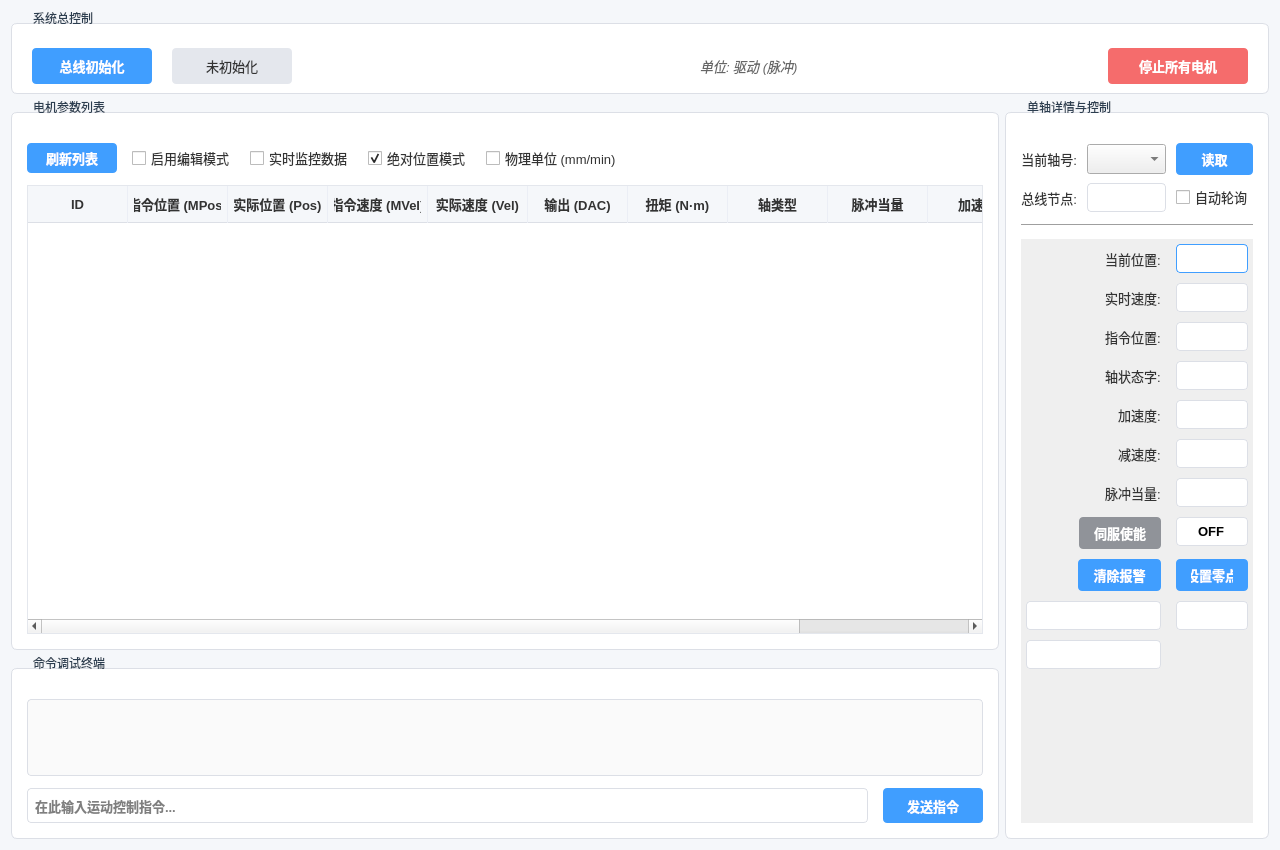
<?xml version="1.0" encoding="UTF-8"?>
<ui version="4.0">
 <class>ControlPage</class>
 <widget class="QWidget" name="ControlPage">
  <property name="geometry">
   <rect>
    <x>0</x>
    <y>0</y>
    <width>1280</width>
    <height>850</height>
   </rect>
  </property>
  <property name="windowTitle">
   <string>运动控制中心</string>
  </property>
  <property name="styleSheet">
   <string notr="true">/* --- 全局字体与背景 --- */
QWidget#ControlPage {
    background-color: #f5f7fa; /* 柔和的工业灰背景 */
    font-family: &quot;Microsoft YaHei&quot;, &quot;Segoe UI&quot;, sans-serif;
    color: #333333;
}

/* --- 卡片容器 (GroupBox) --- */
QGroupBox {
    background-color: #ffffff;
    border: 1px solid #dcdfe6;
    border-radius: 6px;
    margin-top: 12px; /* 标题预留空间 */
    padding-top: 15px;
}

/* 分组标题：统一字号，清晰醒目 */
QGroupBox::title {
    subcontrol-origin: margin;
    subcontrol-position: top left;
    left: 15px;
    padding: 0 5px;
    font-size: 15px;
    font-weight: bold;
    color: #2c3e50; /* 深色标题，比正文略重 */
    background-color: transparent;
}

/* --- 按钮样式 --- */
QPushButton {
    border: none;
    border-radius: 4px;
    padding: 6px 15px;
    background-color: #409eff; /* 工业蓝 */
    color: #ffffff;            /* 按钮文字白色 */
    font-weight: bold;
    font-size: 13px;
}
QPushButton:hover {
    background-color: #66b1ff;
}
QPushButton:pressed {
    background-color: #3a8ee6;
}
QPushButton:disabled {
    background-color: #f0f2f5;
    color: #c0c4cc;
}

/* 红色警告按钮 */
QPushButton#btn_stop_all_motors {
    background-color: #f56c6c;
}
QPushButton#btn_stop_all_motors:hover {
    background-color: #f78989;
}

/* 使能按钮 (状态切换) */
QPushButton#btn_enable {
    background-color: #909399;
}
QPushButton#btn_enable:checked {
    background-color: #67c23a;
}

/* --- 标签 (Label) --- */
/* 统一深灰色，层级略低于数值 */
QLabel {
    color: #333333; 
    font-size: 13px;
    font-weight: normal;
}

/* --- 输入框/数据显示 (LineEdit) --- */
QLineEdit {
    border: 1px solid #dcdfe6;
    border-radius: 4px;
    padding: 5px;
    background-color: #ffffff;
    font-size: 13px;
    color: #000000; /* 输入文字纯黑，醒目 */
    font-weight: bold;
}
QLineEdit:focus {
    border: 1px solid #409eff;
}

/* 只读状态：浅灰底，纯黑字，显示更清晰 */
QLineEdit[readOnly=&quot;true&quot;] {
    background-color: #f2f4f7; 
    color: #000000;
    border: 1px solid #e4e7ed;
}

/* --- 表格 (TableWidget) --- */
QTableWidget {
    background-color: #ffffff;
    border: 1px solid #e4e7ed;
    gridline-color: #ebeef5;
    color: #000000;
    font-size: 13px;
}
QTableWidget::item {
    padding: 5px;
}
/* 表头 */
QHeaderView::section {
    background-color: #f5f7fa;
    padding: 6px;
    border: none;
    border-bottom: 1px solid #dcdfe6;
    border-right: 1px solid #ebeef5;
    color: #333333;
    font-weight: bold;
    font-size: 13px;
}
/* 选中行 */
QTableWidget::item:selected {
    background-color: #ecf5ff;
    color: #000000;
}

/* --- 文本浏览器 (Command Window) --- */
QTextBrowser {
    background-color: #fafafa;
    border: 1px solid #dcdfe6;
    border-radius: 4px;
    color: #000000;
    font-family: &quot;Consolas&quot;, monospace;
    font-size: 12px;
}

/* --- 复选框与下拉框 --- */
QCheckBox, QComboBox {
    color: #333333;
    font-size: 13px;
}</string>
  </property>
  <layout class="QGridLayout" name="gridLayout">
   <item row="0" column="0">
    <widget class="QGroupBox" name="group_control">
     <property name="title">
      <string>系统总控制</string>
     </property>
     <layout class="QHBoxLayout" name="horizontalLayout_control">
      <property name="spacing">
       <number>20</number>
      </property>
      <property name="leftMargin">
       <number>20</number>
      </property>
      <property name="rightMargin">
       <number>20</number>
      </property>
      <item>
       <widget class="QPushButton" name="btn_bus_init">
        <property name="minimumSize">
         <size>
          <width>120</width>
          <height>36</height>
         </size>
        </property>
        <property name="cursor">
         <cursorShape>PointingHandCursor</cursorShape>
        </property>
        <property name="text">
         <string>总线初始化</string>
        </property>
       </widget>
      </item>
      <item>
       <widget class="QLabel" name="le_bus_init_status">
        <property name="minimumSize">
         <size>
          <width>120</width>
          <height>30</height>
         </size>
        </property>
        <property name="styleSheet">
         <string>background-color: #e4e7ed; border-radius: 4px; padding: 0 10px;</string>
        </property>
        <property name="text">
         <string>未初始化</string>
        </property>
        <property name="alignment">
         <set>Qt::AlignCenter</set>
        </property>
       </widget>
      </item>
      <item>
       <spacer name="horizontalSpacer">
        <property name="orientation">
         <enum>Qt::Horizontal</enum>
        </property>
        <property name="sizeHint" stdset="0">
         <size>
          <width>40</width>
          <height>20</height>
         </size>
        </property>
       </spacer>
      </item>
      <item>
       <layout class="QHBoxLayout" name="horizontalLayout_unit_status">
        <item>
         <widget class="QLabel" name="label_units_status">
          <property name="styleSheet">
           <string>color: #666; font-style: italic;</string>
          </property>
          <property name="text">
           <string>单位: 驱动 (脉冲)</string>
          </property>
         </widget>
        </item>
        <item>
         <spacer name="horizontalSpacer_3">
          <property name="orientation">
           <enum>Qt::Horizontal</enum>
          </property>
          <property name="sizeHint" stdset="0">
           <size>
            <width>40</width>
            <height>20</height>
           </size>
          </property>
         </spacer>
        </item>
       </layout>
      </item>
      <item>
       <widget class="QPushButton" name="btn_stop_all_motors">
        <property name="minimumSize">
         <size>
          <width>140</width>
          <height>36</height>
         </size>
        </property>
        <property name="cursor">
         <cursorShape>PointingHandCursor</cursorShape>
        </property>
        <property name="text">
         <string>停止所有电机</string>
        </property>
       </widget>
      </item>
     </layout>
    </widget>
   </item>
   <item row="1" column="0">
    <layout class="QHBoxLayout" name="horizontalLayout" stretch="4,1">
     <item>
      <layout class="QVBoxLayout" name="verticalLayout" stretch="3,1">
       <item>
        <widget class="QGroupBox" name="group_motor_table">
         <property name="sizePolicy">
          <sizepolicy hsizetype="Expanding" vsizetype="Preferred">
           <horstretch>2</horstretch>
           <verstretch>0</verstretch>
          </sizepolicy>
         </property>
         <property name="title">
          <string>电机参数列表</string>
         </property>
         <layout class="QVBoxLayout" name="verticalLayout_table">
          <property name="spacing">
           <number>12</number>
          </property>
          <property name="leftMargin">
           <number>15</number>
          </property>
          <property name="topMargin">
           <number>15</number>
          </property>
          <property name="rightMargin">
           <number>15</number>
          </property>
          <property name="bottomMargin">
           <number>15</number>
          </property>
          <item>
           <layout class="QHBoxLayout" name="horizontalLayout_table_controls">
            <property name="spacing">
             <number>15</number>
            </property>
            <item>
             <widget class="QPushButton" name="btn_motor_parm_update">
              <property name="minimumSize">
               <size>
                <width>90</width>
                <height>30</height>
               </size>
              </property>
              <property name="text">
               <string>刷新列表</string>
              </property>
             </widget>
            </item>
            <item>
             <widget class="QCheckBox" name="cb_motor_parm_edit">
              <property name="text">
               <string>启用编辑模式</string>
              </property>
             </widget>
            </item>
            <item>
             <widget class="QCheckBox" name="cb_motor_rt_refresh">
              <property name="text">
               <string>实时监控数据</string>
              </property>
             </widget>
            </item>
            <item>
             <widget class="QCheckBox" name="cb_motor_pos_abs">
              <property name="text">
               <string>绝对位置模式</string>
              </property>
              <property name="checked">
               <bool>true</bool>
              </property>
             </widget>
            </item>
            <item>
             <widget class="QCheckBox" name="cb_units_physical">
              <property name="text">
               <string>物理单位 (mm/min)</string>
              </property>
             </widget>
            </item>
            <item>
             <spacer name="horizontalSpacer_2">
              <property name="orientation">
               <enum>Qt::Horizontal</enum>
              </property>
              <property name="sizeHint" stdset="0">
               <size>
                <width>40</width>
                <height>20</height>
               </size>
              </property>
             </spacer>
            </item>
           </layout>
          </item>
          <item>
           <widget class="QTableWidget" name="tb_motor">
            <property name="alternatingRowColors">
             <bool>true</bool>
            </property>
            <property name="selectionMode">
             <enum>QAbstractItemView::SingleSelection</enum>
            </property>
            <property name="selectionBehavior">
             <enum>QAbstractItemView::SelectRows</enum>
            </property>
            <property name="showGrid">
             <bool>true</bool>
            </property>
            <column>
             <property name="text">
              <string>ID</string>
             </property>
            </column>
            <column>
             <property name="text">
              <string>指令位置 (MPos)</string>
             </property>
            </column>
            <column>
             <property name="text">
              <string>实际位置 (Pos)</string>
             </property>
            </column>
            <column>
             <property name="text">
              <string>指令速度 (MVel)</string>
             </property>
            </column>
            <column>
             <property name="text">
              <string>实际速度 (Vel)</string>
             </property>
            </column>
            <column>
             <property name="text">
              <string>输出 (DAC)</string>
             </property>
            </column>
            <column>
             <property name="text">
              <string>扭矩 (N·m)</string>
             </property>
            </column>
            <column>
             <property name="text">
              <string>轴类型</string>
             </property>
            </column>
            <column>
             <property name="text">
              <string>脉冲当量</string>
             </property>
            </column>
            <column>
             <property name="text">
              <string>加速度</string>
             </property>
            </column>
            <column>
             <property name="text">
              <string>减速度</string>
             </property>
            </column>
           </widget>
          </item>
         </layout>
        </widget>
       </item>
       <item>
        <widget class="QGroupBox" name="group_command">
         <property name="title">
          <string>命令调试终端</string>
         </property>
         <layout class="QVBoxLayout" name="verticalLayout_cmd">
          <property name="spacing">
           <number>12</number>
          </property>
          <property name="leftMargin">
           <number>15</number>
          </property>
          <property name="topMargin">
           <number>15</number>
          </property>
          <property name="rightMargin">
           <number>15</number>
          </property>
          <property name="bottomMargin">
           <number>15</number>
          </property>
          <item>
           <widget class="QTextBrowser" name="tb_cmd_window"/>
          </item>
          <item>
           <layout class="QHBoxLayout" name="horizontalLayout_cmd">
            <property name="spacing">
             <number>15</number>
            </property>
            <item>
             <widget class="QLineEdit" name="tx_cmd">
              <property name="minimumSize">
               <size>
                <width>0</width>
                <height>35</height>
               </size>
              </property>
              <property name="placeholderText">
               <string>在此输入运动控制指令...</string>
              </property>
             </widget>
            </item>
            <item>
             <widget class="QPushButton" name="btn_send_cmd">
              <property name="minimumSize">
               <size>
                <width>100</width>
                <height>35</height>
               </size>
              </property>
              <property name="text">
               <string>发送指令</string>
              </property>
             </widget>
            </item>
           </layout>
          </item>
         </layout>
        </widget>
       </item>
      </layout>
     </item>
     <item>
      <widget class="QGroupBox" name="group_axis_info">
       <property name="sizePolicy">
        <sizepolicy hsizetype="Expanding" vsizetype="Preferred">
         <horstretch>1</horstretch>
         <verstretch>0</verstretch>
        </sizepolicy>
       </property>
       <property name="title">
        <string>单轴详情与控制</string>
       </property>
       <layout class="QVBoxLayout" name="verticalLayout_axis_info">
        <property name="spacing">
         <number>12</number>
        </property>
        <property name="leftMargin">
         <number>15</number>
        </property>
        <property name="topMargin">
         <number>15</number>
        </property>
        <property name="rightMargin">
         <number>15</number>
        </property>
        <property name="bottomMargin">
         <number>15</number>
        </property>
        <item>
         <layout class="QGridLayout" name="gridLayout_selection">
          <property name="horizontalSpacing">
           <number>10</number>
          </property>
          <property name="verticalSpacing">
           <number>8</number>
          </property>
          <item row="0" column="0">
           <widget class="QLabel" name="label_axis_num">
            <property name="text">
             <string>当前轴号:</string>
            </property>
            <property name="alignment">
             <set>Qt::AlignRight|Qt::AlignTrailing|Qt::AlignVCenter</set>
            </property>
           </widget>
          </item>
          <item row="0" column="1">
           <widget class="QComboBox" name="cb_axis_num">
            <property name="minimumSize">
             <size>
              <width>0</width>
              <height>30</height>
             </size>
            </property>
           </widget>
          </item>
          <item row="0" column="2">
           <widget class="QPushButton" name="btn_update">
            <property name="minimumSize">
             <size>
              <width>60</width>
              <height>30</height>
             </size>
            </property>
            <property name="text">
             <string>读取</string>
            </property>
           </widget>
          </item>
          <item row="1" column="0">
           <widget class="QLabel" name="label_bus_node_num">
            <property name="text">
             <string>总线节点:</string>
            </property>
            <property name="alignment">
             <set>Qt::AlignRight|Qt::AlignTrailing|Qt::AlignVCenter</set>
            </property>
           </widget>
          </item>
          <item row="1" column="1">
           <widget class="QLineEdit" name="le_bus_node_num">
            <property name="alignment">
             <set>Qt::AlignCenter</set>
            </property>
            <property name="readOnly">
             <bool>true</bool>
            </property>
           </widget>
          </item>
          <item row="1" column="2">
           <widget class="QCheckBox" name="cb_auto_update">
            <property name="text">
             <string>自动轮询</string>
            </property>
           </widget>
          </item>
         </layout>
        </item>
        <item>
         <widget class="Line" name="line_2">
          <property name="orientation">
           <enum>Qt::Horizontal</enum>
          </property>
         </widget>
        </item>
        <item>
         <widget class="QScrollArea" name="scrollArea_params">
          <property name="frameShape">
           <enum>QFrame::NoFrame</enum>
          </property>
          <property name="widgetResizable">
           <bool>true</bool>
          </property>
          <widget class="QWidget" name="scrollAreaWidgetContents">
           <property name="geometry">
            <rect>
             <x>0</x>
             <y>0</y>
             <width>232</width>
             <height>576</height>
            </rect>
           </property>
           <layout class="QFormLayout" name="formLayout_params">
            <property name="labelAlignment">
             <set>Qt::AlignRight|Qt::AlignTrailing|Qt::AlignVCenter</set>
            </property>
            <property name="horizontalSpacing">
             <number>15</number>
            </property>
            <property name="verticalSpacing">
             <number>10</number>
            </property>
            <property name="leftMargin">
             <number>5</number>
            </property>
            <property name="topMargin">
             <number>5</number>
            </property>
            <property name="rightMargin">
             <number>5</number>
            </property>
            <property name="bottomMargin">
             <number>5</number>
            </property>
            <item row="0" column="0">
             <widget class="QLabel" name="label_current_pos">
              <property name="text">
               <string>当前位置:</string>
              </property>
             </widget>
            </item>
            <item row="0" column="1">
             <widget class="QLineEdit" name="le_current_axis_pos">
              <property name="styleSheet">
               <string>color: #409eff; border-color: #409eff;</string>
              </property>
              <property name="readOnly">
               <bool>true</bool>
              </property>
             </widget>
            </item>
            <item row="1" column="0">
             <widget class="QLabel" name="label_speed">
              <property name="text">
               <string>实时速度:</string>
              </property>
             </widget>
            </item>
            <item row="1" column="1">
             <widget class="QLineEdit" name="le_speed">
              <property name="readOnly">
               <bool>true</bool>
              </property>
             </widget>
            </item>
            <item row="2" column="0">
             <widget class="QLabel" name="label_direct_pos">
              <property name="text">
               <string>指令位置:</string>
              </property>
             </widget>
            </item>
            <item row="2" column="1">
             <widget class="QLineEdit" name="le_direct_axis_pos">
              <property name="readOnly">
               <bool>true</bool>
              </property>
             </widget>
            </item>
            <item row="3" column="0">
             <widget class="QLabel" name="label_axis_status">
              <property name="text">
               <string>轴状态字:</string>
              </property>
             </widget>
            </item>
            <item row="3" column="1">
             <widget class="QLineEdit" name="le_axis_status">
              <property name="readOnly">
               <bool>true</bool>
              </property>
             </widget>
            </item>
            <item row="4" column="0">
             <widget class="QLabel" name="label_accel">
              <property name="text">
               <string>加速度:</string>
              </property>
             </widget>
            </item>
            <item row="4" column="1">
             <widget class="QLineEdit" name="le_accel">
              <property name="readOnly">
               <bool>true</bool>
              </property>
             </widget>
            </item>
            <item row="5" column="0">
             <widget class="QLabel" name="label_decel">
              <property name="text">
               <string>减速度:</string>
              </property>
             </widget>
            </item>
            <item row="5" column="1">
             <widget class="QLineEdit" name="le_decel">
              <property name="readOnly">
               <bool>true</bool>
              </property>
             </widget>
            </item>
            <item row="6" column="0">
             <widget class="QLabel" name="label_units">
              <property name="text">
               <string>脉冲当量:</string>
              </property>
             </widget>
            </item>
            <item row="6" column="1">
             <widget class="QLineEdit" name="le_pulse_equivalent">
              <property name="readOnly">
               <bool>true</bool>
              </property>
             </widget>
            </item>
            <item row="7" column="0">
             <widget class="QPushButton" name="btn_enable">
              <property name="text">
               <string>伺服使能</string>
              </property>
              <property name="checkable">
               <bool>true</bool>
              </property>
             </widget>
            </item>
            <item row="7" column="1">
             <widget class="QLineEdit" name="le_enable_status">
              <property name="text">
               <string>OFF</string>
              </property>
              <property name="alignment">
               <set>Qt::AlignCenter</set>
              </property>
              <property name="readOnly">
               <bool>true</bool>
              </property>
             </widget>
            </item>
            <item row="8" column="0">
             <widget class="QPushButton" name="btn_clear_alarm">
              <property name="text">
               <string>清除报警</string>
              </property>
             </widget>
            </item>
            <item row="8" column="1">
             <widget class="QPushButton" name="btn_set_zero">
              <property name="text">
               <string>设置零点</string>
              </property>
             </widget>
            </item>
            <item row="9" column="0">
             <widget class="QLineEdit" name="le_atype">
              <property name="visible">
               <bool>false</bool>
              </property>
             </widget>
            </item>
            <item row="9" column="1">
             <widget class="QLineEdit" name="le_if_idle">
              <property name="visible">
               <bool>false</bool>
              </property>
             </widget>
            </item>
            <item row="10" column="0">
             <widget class="QLineEdit" name="le_total_axis_num">
              <property name="visible">
               <bool>false</bool>
              </property>
             </widget>
            </item>
           </layout>
          </widget>
         </widget>
        </item>
       </layout>
      </widget>
     </item>
    </layout>
   </item>
  </layout>
 </widget>
 <resources/>
 <connections/>
</ui>
